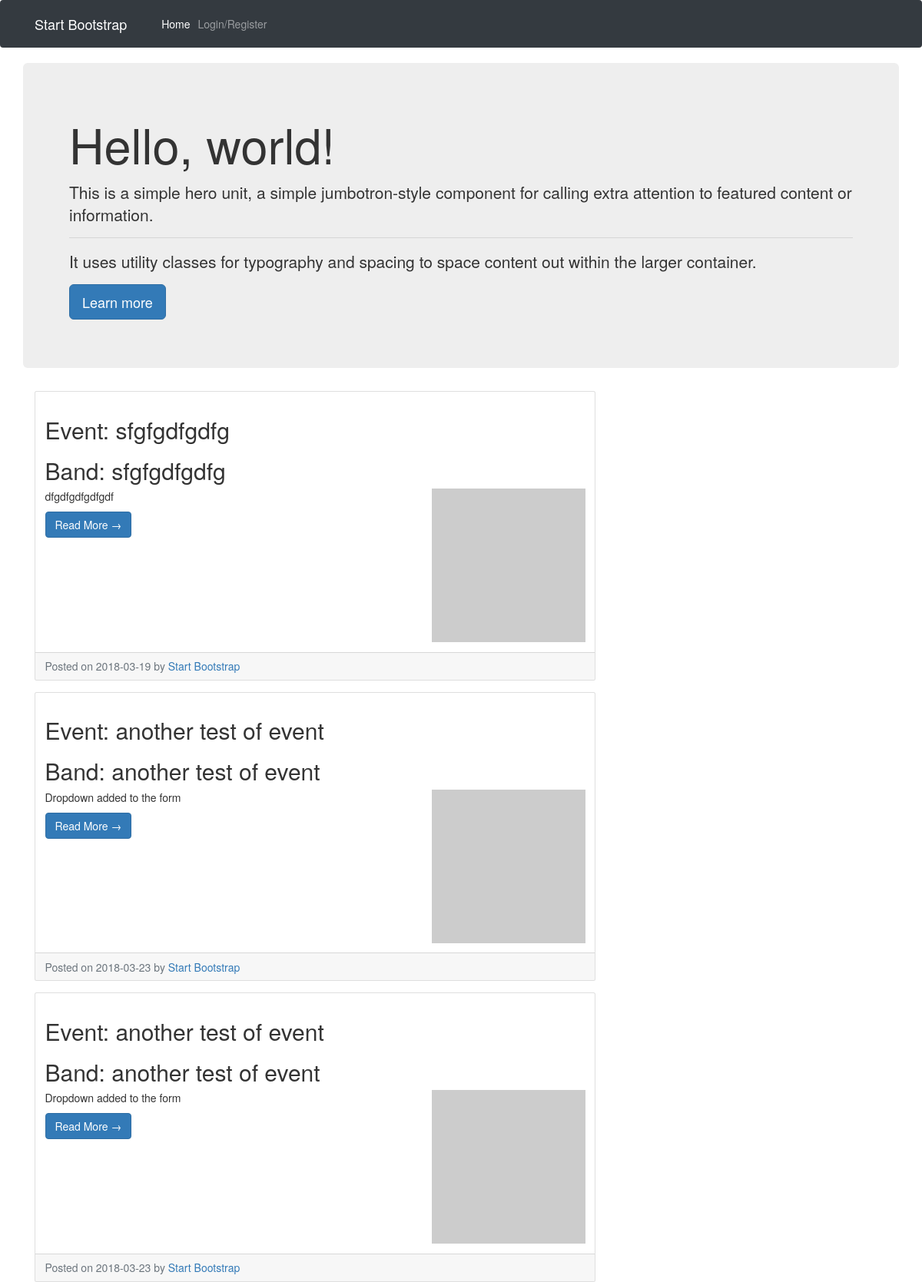
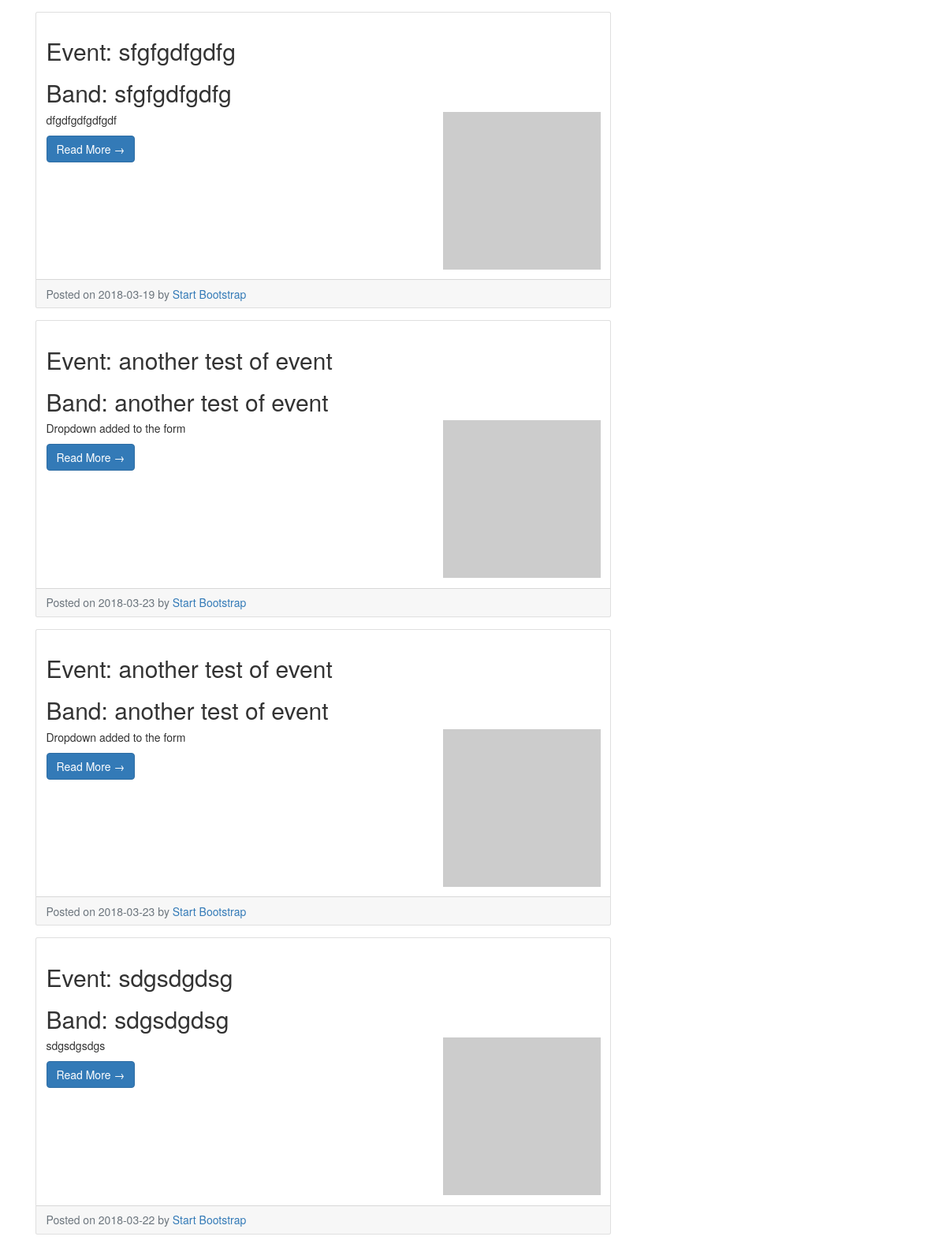
The app's page /home.php (upper part) with its own data (2 pictures, top to bottom).
### tables this page shows
CREATE TABLE IF NOT EXISTS `event` (
  `venueId` int(11) DEFAULT NULL,
  `rateVenue` float DEFAULT NULL,
  `rateBand` float DEFAULT NULL,
  `review` longtext,
  `description` longtext,
  `date` date DEFAULT NULL,
  `bandId` int(11) DEFAULT NULL,
  `name` varchar(250) DEFAULT NULL,
  KEY `FK_event_venue` (`venueId`),
  KEY `FK_event_band` (`bandId`),
  CONSTRAINT `FK_event_band` FOREIGN KEY (`bandId`) REFERENCES `band` (`id`),
  CONSTRAINT `FK_event_venue` FOREIGN KEY (`venueId`) REFERENCES `venue` (`id`)
);

### home.php (called while the page is built, shortened)
<?php
include 'partials/header.php';
include 'partials/home_hero.php';
include 'partials/giglist.php';
include 'partials/footer.php';

### partials/gigList.php (the view)
<?php
 $query = "SELECT * FROM `event`";
    $result = mysqli_query($conn, $query) or die(mysqli_error($conn));
        while ($row = $result->fetch_assoc()) {
            $desc = $row['description'];
            $date = $row['date'];
            $name = $row['name'];
            ?>
          <div class="card mb-4">
            <div class="card-body">
              <h2 class="card-title">Event: <?php echo $name ?></h2>
              <h2 class="card-title">Band: <?php echo $name ?></h2>
              <img class="float-right" src="http://placehold.it/200x200" alt="Card image cap">
              <p class="card-text"><?php echo $desc ?></p>
              <a href="#" class="btn btn-primary">Read More &rarr;</a>
            </div>
            <div class="card-footer text-muted">
              Posted on <?php echo $date ?> by
              <a href="#">Start Bootstrap</a>
            </div>
          </div>
      <?php  }?>
</div>

### partials/header.php (shortened to what this page needs)
<!DOCTYPE html>
<html lang="en">
  <head>
 <link href="vendor/bootstrap/css/bootstrap.min.css" rel="stylesheet">
<link rel="stylesheet" href="https://maxcdn.bootstrapcdn.com/bootstrap/3.3.7/css/bootstrap.css">
 <link rel="stylesheet" href="https://cdnjs.cloudflare.com/ajax/libs/font-awesome/4.7.0/css/font-awesome.min.css">
  </head>
  <body>
    <nav class="navbar navbar-expand-lg navbar-dark bg-dark fixed-top">
      <div class="container">
        <a class="navbar-brand" href="#">Start Bootstrap</a>
        <div class="collapse navbar-collapse" id="navbarResponsive">
          <ul class="navbar-nav ml-auto ">
            <li class="nav-item active">
              <a class="nav-link" href="home.php">Home
              </a>
            </li>
            <li class="nav-item">
              <?php  if(!(isset($_SESSION['username']))){
               ?>
                <a class="nav-link" href="login.php">Login/Register</a>
                <?php
              }
 ?>
          </ul>
        </div>
      </div>
    </nav>
    <div class="container">
      <div class="row">

### partials/home_hero.php
<div class="jumbotron">
  <h1 class="display-3">Hello, world!</h1>
  <p class="lead">This is a simple hero unit, a simple jumbotron-style component for calling extra attention to featured content or information.</p>
  <hr class="my-4">
  <p>It uses utility classes for typography and spacing to space content out within the larger container.</p>
  <p class="lead">
    <a class="btn btn-primary btn-lg" href="#" role="button">Learn more</a>
  </p>
</div>
<div class="col-md-8">

### partials/footer.php (shortened to what this page needs)
    </div>
    </div>
  </body>
</html>

### records on screen
event: name "sfgfgdfgdfg", description "dfgdfgdfgdfgdf", date "2018-03-19"
event: name "another test of event", description "Dropdown added to the form", date "2018-03-23"
event: name "another test of event", description "Dropdown added to the form", date "2018-03-23"
event: name "sfgfgdfgdfg", description "dfgdfgdfgdfgdf", date "2018-03-19"
event: name "another test of event", description "Dropdown added to the form", date "2018-03-23"
event: name "another test of event", description "Dropdown added to the form", date "2018-03-23"
event: name "sdgsdgdsg", description "sdgsdgsdgs", date "2018-03-22"
